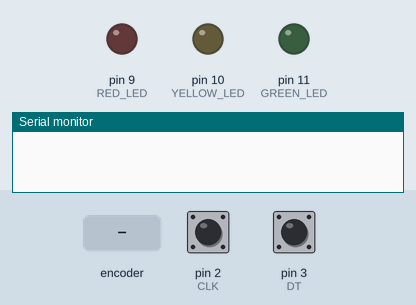
Recording of a sketch running on a simulated Arduino Uno, built with avr-gcc and run on an emulated ATmega328P. On the bench: output pins drawn as LEDs (lit = HIGH), the last lines printed to the serial monitor. Inputs (shaded band) come from the test bench; at power-on: pin 2 (CLK) HIGH, pin 3 (DT) HIGH.

Above: at 1.2 s.
1.3 s: rotary encoder on pin 2 (CLK) / pin 3 (DT) turned 3 steps (first pin leading)
At 3.1 s:
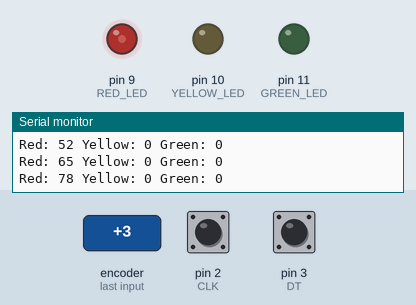
4.3 s: rotary encoder on pin 2 (CLK) / pin 3 (DT) turned 3 steps (first pin leading)
At 5.4 s:
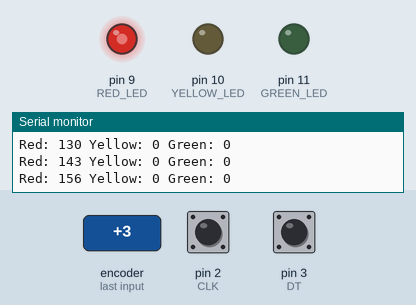
7.3 s: rotary encoder on pin 2 (CLK) / pin 3 (DT) turned 3 steps (first pin leading)
At 8.9 s:
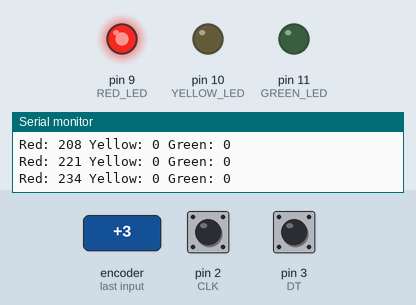
10.3 s: rotary encoder on pin 2 (CLK) / pin 3 (DT) turned 3 steps (first pin leading)
At 11.1 s:
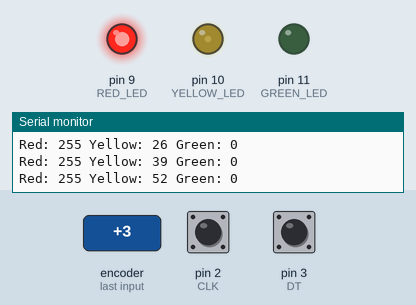
13.3 s: rotary encoder on pin 2 (CLK) / pin 3 (DT) turned 1 step (first pin leading)
At 14.3 s:
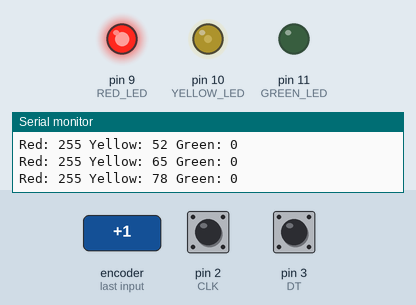
Timing chart, 0 to 16.0 s (numbered marks = the images above; inputs shaded):
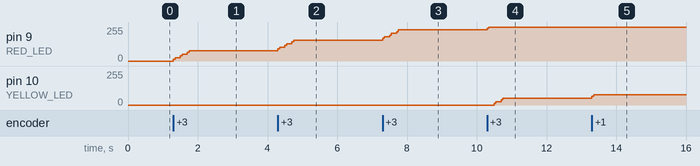

The sketch:

EncoderLedBrightness.ino
```cpp
#define CLK 2
#define DT 3

#define RED_LED 9
#define YELLOW_LED 10
#define GREEN_LED 11

int currentStateCLK;
int lastStateCLK;

int brightnessRed = 0;
int brightnessYellow = 0;
int brightnessGreen = 0;

const int stepSize = 13;

const int maxBrightness = 255;
const int minBrightness = 0;

void setup() {

  Serial.begin(9600);

  pinMode(CLK, INPUT);
  pinMode(DT, INPUT);

  pinMode(RED_LED, OUTPUT);
  pinMode(YELLOW_LED, OUTPUT);
  pinMode(GREEN_LED, OUTPUT);

  lastStateCLK = digitalRead(CLK);
}

void loop() {

  currentStateCLK = digitalRead(CLK);

  if (currentStateCLK != lastStateCLK) {
    if (digitalRead(DT) != currentStateCLK) {
      increaseBrightness();
    } else {
      decreaseBrightness();
    }

    Serial.print("Red: ");
    Serial.print(brightnessRed);
    Serial.print(" Yellow: ");
    Serial.print(brightnessYellow);
    Serial.print(" Green: ");
    Serial.println(brightnessGreen);
  }

  lastStateCLK = currentStateCLK;

  analogWrite(RED_LED, brightnessRed);
  analogWrite(YELLOW_LED, brightnessYellow);
  analogWrite(GREEN_LED, brightnessGreen);
}

void increaseBrightness() {
  if (brightnessRed < maxBrightness) {
    brightnessRed = constrain(brightnessRed + stepSize, minBrightness, maxBrightness);
  } else if (brightnessYellow < maxBrightness) {
    brightnessYellow = constrain(brightnessYellow + stepSize, minBrightness, maxBrightness);
  } else if (brightnessGreen < maxBrightness) {
    brightnessGreen = constrain(brightnessGreen + stepSize, minBrightness, maxBrightness);
  }
}

void decreaseBrightness() {
  if (brightnessGreen > minBrightness) {
    brightnessGreen = constrain(brightnessGreen - stepSize, minBrightness, maxBrightness);
  } else if (brightnessYellow > minBrightness) {
    brightnessYellow = constrain(brightnessYellow - stepSize, minBrightness, maxBrightness);
  } else if (brightnessRed > minBrightness) {
    brightnessRed = constrain(brightnessRed - stepSize, minBrightness, maxBrightness);
  }
}
```

Measured:
- after the input at 1.3 s, pin 9 (RED_LED): 0/255 → 26/255 at once, → 52/255 0.20 s later, → 78/255 0.20 s later
- after the input at 4.3 s, pin 9 (RED_LED): 78/255 → 104/255 at once, → 130/255 0.20 s later, → 156/255 0.20 s later
- after the input at 7.3 s, pin 9 (RED_LED): 156/255 → 182/255 at once, → 208/255 0.20 s later, → 234/255 0.20 s later
- after the input at 10.3 s, pin 9 (RED_LED): 234/255 → 255/255 at once; pin 10 (YELLOW_LED): 0/255 → 26/255 after 0.20 s, → 52/255 0.20 s later
- after the input at 13.3 s, pin 10 (YELLOW_LED): 52/255 → 78/255 at once
